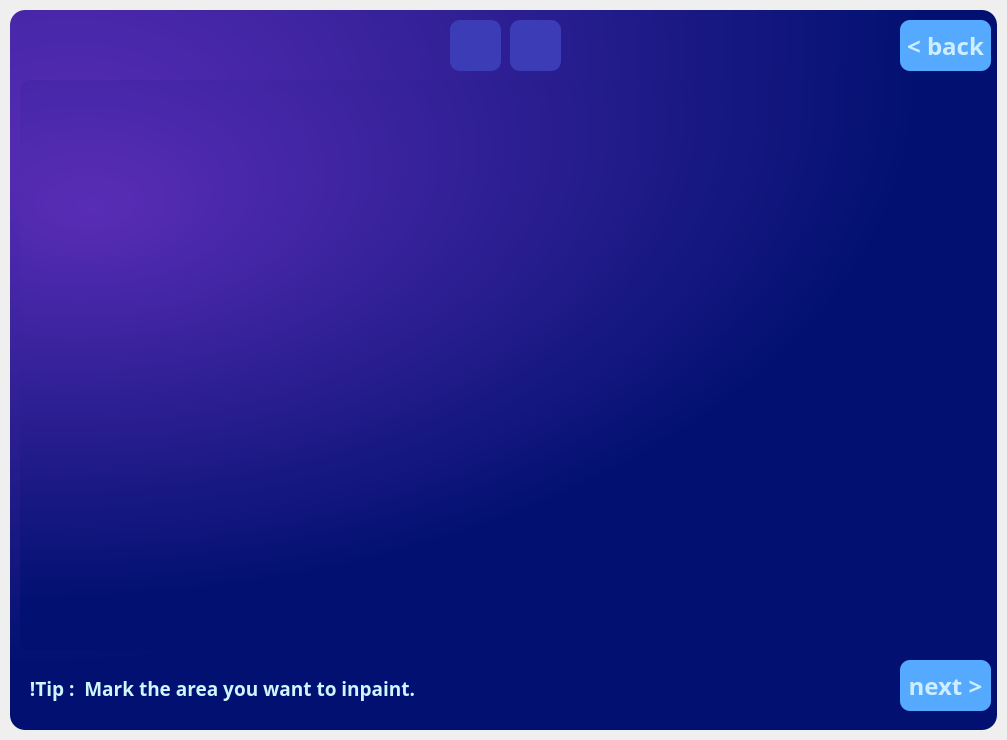
<?xml version="1.0" encoding="UTF-8"?>
<ui version="4.0">
 <class>MainWindow</class>
 <widget class="QMainWindow" name="MainWindow">
  <property name="enabled">
   <bool>true</bool>
  </property>
  <property name="geometry">
   <rect>
    <x>0</x>
    <y>0</y>
    <width>1007</width>
    <height>740</height>
   </rect>
  </property>
  <property name="sizePolicy">
   <sizepolicy hsizetype="Fixed" vsizetype="Fixed">
    <horstretch>0</horstretch>
    <verstretch>0</verstretch>
   </sizepolicy>
  </property>
  <property name="minimumSize">
   <size>
    <width>1007</width>
    <height>740</height>
   </size>
  </property>
  <property name="maximumSize">
   <size>
    <width>1007</width>
    <height>740</height>
   </size>
  </property>
  <property name="focusPolicy">
   <enum>Qt::ClickFocus</enum>
  </property>
  <property name="windowTitle">
   <string>MainWindow</string>
  </property>
  <widget class="QWidget" name="main_widget">
   <property name="sizePolicy">
    <sizepolicy hsizetype="Fixed" vsizetype="Fixed">
     <horstretch>0</horstretch>
     <verstretch>0</verstretch>
    </sizepolicy>
   </property>
   <layout class="QVBoxLayout" name="main_layout" stretch="0">
    <property name="spacing">
     <number>0</number>
    </property>
    <property name="leftMargin">
     <number>10</number>
    </property>
    <property name="topMargin">
     <number>10</number>
    </property>
    <property name="rightMargin">
     <number>10</number>
    </property>
    <property name="bottomMargin">
     <number>10</number>
    </property>
    <item>
     <widget class="QFrame" name="main_frame">
      <property name="sizePolicy">
       <sizepolicy hsizetype="Fixed" vsizetype="Fixed">
        <horstretch>0</horstretch>
        <verstretch>0</verstretch>
       </sizepolicy>
      </property>
      <property name="minimumSize">
       <size>
        <width>987</width>
        <height>720</height>
       </size>
      </property>
      <property name="maximumSize">
       <size>
        <width>987</width>
        <height>720</height>
       </size>
      </property>
      <property name="styleSheet">
       <string notr="true">QFrame{
background-color: qradialgradient(spread:pad, cx:0.016, cy:0, radius:0.907, fx:0.075, fy:0.227273, stop:0 rgba(89, 45, 182, 255), stop:1 rgba(2, 17, 113, 255));
border-radius: 15px;
}
QLabel{
font-family : &quot;Source Serif Pro SemiBold&quot;;
}
</string>
      </property>
      <property name="frameShape">
       <enum>QFrame::NoFrame</enum>
      </property>
      <property name="frameShadow">
       <enum>QFrame::Raised</enum>
      </property>
      <widget class="QLabel" name="info_label">
       <property name="geometry">
        <rect>
         <x>10</x>
         <y>650</y>
         <width>801</width>
         <height>56</height>
        </rect>
       </property>
       <property name="sizePolicy">
        <sizepolicy hsizetype="Preferred" vsizetype="Preferred">
         <horstretch>0</horstretch>
         <verstretch>0</verstretch>
        </sizepolicy>
       </property>
       <property name="minimumSize">
        <size>
         <width>801</width>
         <height>21</height>
        </size>
       </property>
       <property name="maximumSize">
        <size>
         <width>801</width>
         <height>56</height>
        </size>
       </property>
       <property name="font">
        <font>
         <family>Source Serif Pro SemiBold</family>
         <pointsize>14</pointsize>
         <weight>75</weight>
         <bold>true</bold>
        </font>
       </property>
       <property name="styleSheet">
        <string notr="true">background-color: none;
color: rgb(205, 246, 255);</string>
       </property>
       <property name="text">
        <string>  !Tip :  Mark the area you want to inpaint.</string>
       </property>
      </widget>
      <widget class="QPushButton" name="next_button">
       <property name="geometry">
        <rect>
         <x>890</x>
         <y>650</y>
         <width>91</width>
         <height>51</height>
        </rect>
       </property>
       <property name="sizePolicy">
        <sizepolicy hsizetype="Preferred" vsizetype="Preferred">
         <horstretch>0</horstretch>
         <verstretch>0</verstretch>
        </sizepolicy>
       </property>
       <property name="font">
        <font>
         <family>Source Serif Pro SemiBold</family>
         <pointsize>18</pointsize>
         <weight>75</weight>
         <bold>true</bold>
        </font>
       </property>
       <property name="styleSheet">
        <string notr="true">QPushButton{
border-radius: 10px;
color: rgb(205, 238, 255);
background-color: rgb(85, 170, 255)
}
QPushButton:hover{
background-color:rgba(85, 170, 255, 155)
}
QPushButton:pressed{
background-color:rgba(85, 170, 255, 55)
}
</string>
       </property>
       <property name="text">
        <string>next &gt;</string>
       </property>
      </widget>
      <widget class="QGraphicsView" name="image_view">
       <property name="geometry">
        <rect>
         <x>10</x>
         <y>70</y>
         <width>971</width>
         <height>571</height>
        </rect>
       </property>
       <property name="sizePolicy">
        <sizepolicy hsizetype="Maximum" vsizetype="Maximum">
         <horstretch>0</horstretch>
         <verstretch>0</verstretch>
        </sizepolicy>
       </property>
       <property name="minimumSize">
        <size>
         <width>598</width>
         <height>478</height>
        </size>
       </property>
       <property name="maximumSize">
        <size>
         <width>1280</width>
         <height>720</height>
        </size>
       </property>
       <property name="styleSheet">
        <string notr="true">
border-radius: 10;</string>
       </property>
       <property name="frameShape">
        <enum>QFrame::NoFrame</enum>
       </property>
       <property name="renderHints">
        <set>QPainter::Antialiasing|QPainter::HighQualityAntialiasing|QPainter::SmoothPixmapTransform|QPainter::TextAntialiasing</set>
       </property>
      </widget>
      <widget class="QFrame" name="title_bar">
       <property name="geometry">
        <rect>
         <x>10</x>
         <y>10</y>
         <width>971</width>
         <height>61</height>
        </rect>
       </property>
       <property name="sizePolicy">
        <sizepolicy hsizetype="Preferred" vsizetype="Preferred">
         <horstretch>0</horstretch>
         <verstretch>0</verstretch>
        </sizepolicy>
       </property>
       <property name="minimumSize">
        <size>
         <width>971</width>
         <height>61</height>
        </size>
       </property>
       <property name="maximumSize">
        <size>
         <width>971</width>
         <height>61</height>
        </size>
       </property>
       <property name="styleSheet">
        <string notr="true">background-color: none;</string>
       </property>
       <property name="frameShape">
        <enum>QFrame::StyledPanel</enum>
       </property>
       <property name="frameShadow">
        <enum>QFrame::Raised</enum>
       </property>
       <widget class="QPushButton" name="pen_button">
        <property name="geometry">
         <rect>
          <x>430</x>
          <y>0</y>
          <width>51</width>
          <height>51</height>
         </rect>
        </property>
        <property name="sizePolicy">
         <sizepolicy hsizetype="Preferred" vsizetype="Preferred">
          <horstretch>0</horstretch>
          <verstretch>0</verstretch>
         </sizepolicy>
        </property>
        <property name="minimumSize">
         <size>
          <width>15</width>
          <height>15</height>
         </size>
        </property>
        <property name="maximumSize">
         <size>
          <width>60</width>
          <height>60</height>
         </size>
        </property>
        <property name="styleSheet">
         <string notr="true">QPushButton{
border-image: url(:/icons/brush_icon.png) 1 1 1 1;
border-radius: 10px;
background-color:rgb(60, 60, 182);
}
QPushButton[selected=true]{
background-color:rgb(85, 85, 255);
}
</string>
        </property>
        <property name="text">
         <string/>
        </property>
       </widget>
       <widget class="QPushButton" name="eraser_button">
        <property name="geometry">
         <rect>
          <x>490</x>
          <y>0</y>
          <width>51</width>
          <height>51</height>
         </rect>
        </property>
        <property name="sizePolicy">
         <sizepolicy hsizetype="Preferred" vsizetype="Preferred">
          <horstretch>0</horstretch>
          <verstretch>0</verstretch>
         </sizepolicy>
        </property>
        <property name="maximumSize">
         <size>
          <width>60</width>
          <height>60</height>
         </size>
        </property>
        <property name="styleSheet">
         <string notr="true">QPushButton{
border-image: url(:/icons/eraser_icon.png) 1 1 1 1;
border-radius: 10px;
background-color:rgb(60, 60, 182);
}
QPushButton[selected=true]{
background-color:rgb(85, 85, 255);
}

</string>
        </property>
        <property name="text">
         <string/>
        </property>
       </widget>
       <widget class="QPushButton" name="back_button">
        <property name="geometry">
         <rect>
          <x>880</x>
          <y>0</y>
          <width>91</width>
          <height>51</height>
         </rect>
        </property>
        <property name="sizePolicy">
         <sizepolicy hsizetype="Preferred" vsizetype="Preferred">
          <horstretch>0</horstretch>
          <verstretch>0</verstretch>
         </sizepolicy>
        </property>
        <property name="minimumSize">
         <size>
          <width>91</width>
          <height>51</height>
         </size>
        </property>
        <property name="maximumSize">
         <size>
          <width>91</width>
          <height>51</height>
         </size>
        </property>
        <property name="font">
         <font>
          <family>Source Serif Pro SemiBold</family>
          <pointsize>18</pointsize>
          <weight>75</weight>
          <bold>true</bold>
         </font>
        </property>
        <property name="styleSheet">
         <string notr="true">QPushButton{
border-radius: 10px;
color: rgb(205, 238, 255);
background-color: rgb(85, 170, 255)
}
QPushButton:hover{
background-color:rgba(85, 170, 255, 155)
}
QPushButton:pressed{
background-color:rgba(85, 170, 255, 55)
}
</string>
        </property>
        <property name="text">
         <string>&lt; back</string>
        </property>
       </widget>
      </widget>
     </widget>
    </item>
   </layout>
  </widget>
 </widget>
 <resources>
  <include location="resources/inpainter_resources.qrc"/>
 </resources>
 <connections/>
</ui>
